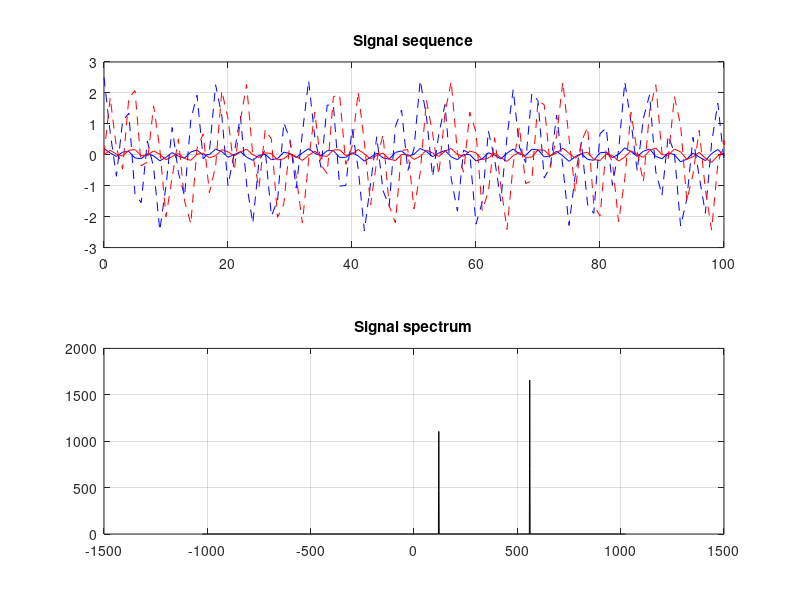

MATLAB code for this plot: (Note: this script raises an error after producing the figure.)
%%
% 验证长点数的FFT和多相结构的FFT的等价
clear;clc;
N = 2048; % Signal sequence length
M = 256; % FFT-length
R = 8; % Taps in each polyphase branch. 
n = 0:N-1;   % sampling index (time)
k = -N/2:N/2-1; % FFT-bin index (normalized frequency) 
srate = 1e3; % sampling rate.
% f1 = 100; % signal frequency.
% f2 = 200;
qv1 = 120;
qv2 = 560;
% complex sinsoid signal (input)
x = exp(1i*2*pi*qv1/N.*n)+1.5*exp(1i*2*pi*qv2/N.*n); 
% win = (rectwin(N))'; 
ham_win = (hamming(N))'; % hamming window function
sinc_win = fir1(N-1,1/M,rectwin(N)); % sinc window function
sys_win = sinc_win.*ham_win; % composed system window function
% win = (gausswin(N))';

x_win = ham_win.*x;
%%
X_win = fft(x_win);
X_win_mag = abs(X_win);
% H = fft(ham_win);
% H_mag = abs(H);

figure(1),clf
subplot(2,1,1)
plot(n,real(x_win),'b-',n,imag(x_win),'r-');
hold on
plot(n,real(x),'b--',n,imag(x),'r--');
grid on
xlim([0 100])
title('Signal sequence')
subplot(2,1,2)
plot(k,fftshift(X_win_mag),'k-');
grid on
title('Signal spectrum')
% xlim([100 300])
% figure(1)
% subplot(2,1,1)
% plot(n,ham_win,'k-');
% grid on
% title('Window function')
% subplot(2,1,2)
% plot(k,fftshift(H_mag),'k-');
% grid on
% title('Window function spectrum')



%%
ham_win_pmat = reshape(ham_win,[M R]);% hamming window polyphase matrix
sys_win_pmat = reshape(sys_win,[M R]);% system window polyphase matrix
x_pmat = reshape(x,[M R]); % signal polyphase matrix
z = sum(ham_win_pmat.*(x_pmat),2);
Yp0 = fft(z); % use matrix-method to compute polyphase FFT.
Yp= pfft(x,ham_win,M,R); % use pfft() to compute polyphase FFT.
X_ds = downsample(X_win,R);% resample the orignal long FFT.

kd = (0:M-1);

%%
% plot original N-FFT spectrum and M-PFFT vs R-decimated N-PFFT
[~, idx_X_sorted] = sort(abs(X_win),'descend');
[~, idx_Xds_sorted] = sort(abs(X_ds),'descend');
figure(2),clf
% plot(kd,abs(Yp0),'ko')
% hold on
subplot(121)
plot(0:N-1,abs(X_win),'k-','markersize',10,'linew',1)
grid on
title([num2str(N),'-FFT magnitude spectrum'])
xlabel('FFT bins')
ylabel('FFT magnitude: (a.u.)')
set(gca,'xtick',[0 idx_X_sorted(2:-1:1)-1,N/2,N-1])
subplot(122)
hold on
plot(kd,abs(Yp),'rs','markersize',10,'linew',1)
plot(kd,abs(X_ds),'b*','markersize',8,'linew',1)
grid on
title([num2str(M),'-PFFT magnitude spectrum'])
set(gca,'xtick',[0 idx_Xds_sorted(2:-1:1)-1,M/2,M-1])
legend({[num2str(M),'-PFFT'];[num2str(R),'-decimated ',num2str(N),'-FFT']})
xlabel('PFFT bins')
ylabel('PFFT magnitude: (a.u.)')

%%
% PFB的频率响应：在某个bin内生成多个复正弦信号，以扫频方式画出每个正弦信号的频率响应。
kv = 16; % The selected FFT(M-pnts) bin
ks = kv-3:0.01:kv+3; % frequencies to be computed.
tN = (0:N-1); % original N-pnt length sample indices
tM = (0:M-1); % M-pnt length sample indices.

% Rp_frex: polyphase-FFT freq.response from the N-pnt sequence.  
% Rp_frex_win: windowed polyphase-FFT freq.response from the N-pnt sequence.
% R_frex: FFT freq.response from the M-pnt sequence.
% R_frex_win: windowed FFT freq.response from the M-pnt sequence.
[Rp_frex,Rp_frex_win,R_rex,R_frex_win] = deal(zeros(length(ks),1));
ham_win_Mpts = (hamming(M))';
for kk = 1:length(ks)
    xk = exp(1i*2*pi*ks(kk)/M*tN);   
    Yk = pfft(xk,ham_win,M,R); % use pfft()to compute M-channel from N-pts sequence.
    Yk1 = pfft(xk,sys_win,M,R);
    Rp_frex(kk)=abs(Yk(kv+1)); % pick up the kv-th bin. 
    Rp_frex_win(kk)=abs(Yk1(kv+1));
    x_sh = exp(1i*2*pi*ks(kk)/M*(0:M-1));
    x_win_sh = exp(1i*2*pi*ks(kk)/M*(0:M-1)).*ham_win_Mpts;
    Y_sh = fft(x_sh);% use fft()to compute M-channel from M-pts sequence.
    Y_win_sh = fft(x_win_sh);
    R_rex(kk) = abs(Y_sh(kv+1));% pick up the kv-th bin.
    R_frex_win(kk) = abs(Y_win_sh(kv+1));
end
disp('ends here')


%%
% 画出256点加窗FFT和2048点PFFT加窗
figure(3),clf
hold on
plot(ks, mag2db(R_rex/max(R_rex)),'k-','LineWidth',1)
plot(ks, mag2db(R_frex_win/max(R_frex_win)),'b-','LineWidth',1)
plot(ks, mag2db(Rp_frex/max(Rp_frex)),'m-','LineWidth',1)
plot(ks, mag2db(Rp_frex_win/max(Rp_frex_win)),'r-','LineWidth',1)
ylim([-80 1])
grid on
grid on
xlabel('FFT bins')
ylabel('dB')
% legend('256-pts FFT','256-pts FFT(hamming window)','2048-pts PFFT(hamming window)','2048-pts PFFT(hamming & sinc window)')

%%
sinc_win = fir1(N-1,1/M,rectwin(N));
figure(8)
plot(n,sinc_win,'b-')
% xk = exp(1i*2*pi*kv/M*t);
% Yk = polyphase_fft(xk,win,M,R);
% figure(5)
% plot(0:M-1,abs(Yk))
% xlim([0 50])